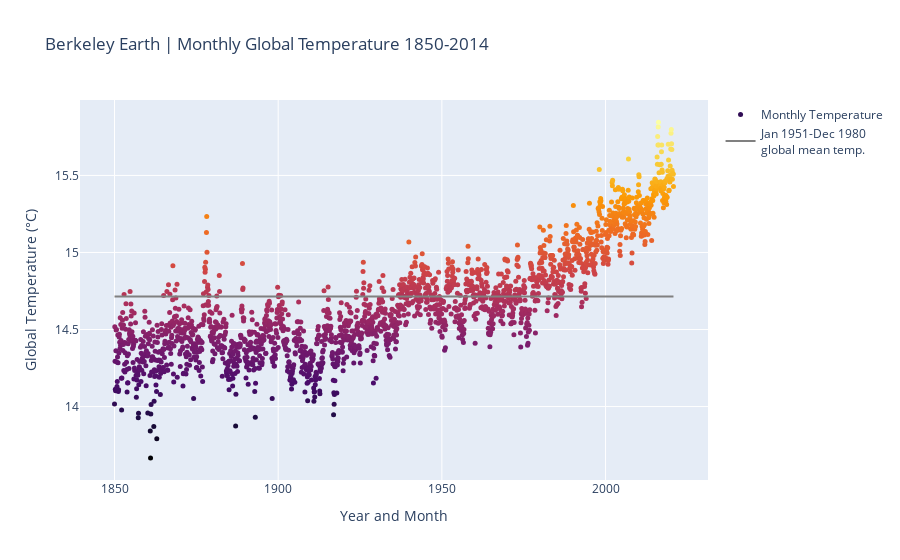

This figure's notebook cell:
### Code cell
fig = go.Figure()

# produce a scatter plot of all temperature measurements
fig.add_trace(
    go.Scatter(
        x=xvals,
        y=yvals,
        mode='markers',
        name="Monthly Temperature",
        marker=dict(
            size=5,
            cmax=max(yvals),
            cmin=min(yvals),
            color=[line[2] for line in temp_data],
            colorscale="Inferno"
        ),
    )
)

# plot the reference temperature used to record anomaly values in the original dataset
fig.add_trace(
    go.Scatter(
        x=[dt.datetime(year=1850, month=1, day=1), dt.datetime(year=2020, month=10, day=1)],
        y=[temp_ref, temp_ref],
        mode="lines",
        line=go.scatter.Line(color="gray"),
        name="Jan 1951-Dec 1980 <br>global mean temp."
    )
)

fig.update_layout(
    title="Berkeley Earth | Monthly Global Temperature 1850-2014",
    xaxis_title="Year and Month",
    yaxis_title="Global Temperature (°C)",
)

fig.show()

### Figure 1 — Plotly figure (JSON) as saved in the notebook; plotly's stock layout.template omitted (floating-point values rounded to 4 significant figures; data arrays with more than 128 entries replaced by an {"elided": "..."} marker saying what was removed)
{"data": [{"marker": {"cmax": 15.85, "cmin": 13.67, "color": {"elided": "2050 float values"}, "colorscale": [[0, "#000004"], [0.1111, "#1b0c41"], [0.2222, "#4a0c6b"], [0.3333, "#781c6d"], [0.4444, "#a52c60"], [0.5556, "#cf4446"], [0.6667, "#ed6925"], [0.7778, "#fb9b06"], [0.8889, "#f7d13d"], [1, "#fcffa4"]], "size": 5}, "mode": "markers", "name": "Monthly Temperature", "type": "scatter", "x": {"elided": "2050 str values"}, "y": {"elided": "2050 float values"}}, {"line": {"color": "gray"}, "mode": "lines", "name": "Jan 1951-Dec 1980 <br>global mean temp.", "type": "scatter", "x": ["1850-01-01T00:00:00", "2020-10-01T00:00:00"], "y": [14.71, 14.71]}], "layout": {"title": {"text": "Berkeley Earth | Monthly Global Temperature 1850-2014"}, "xaxis": {"title": {"text": "Year and Month"}}, "yaxis": {"title": {"text": "Global Temperature (°C)"}}}}
